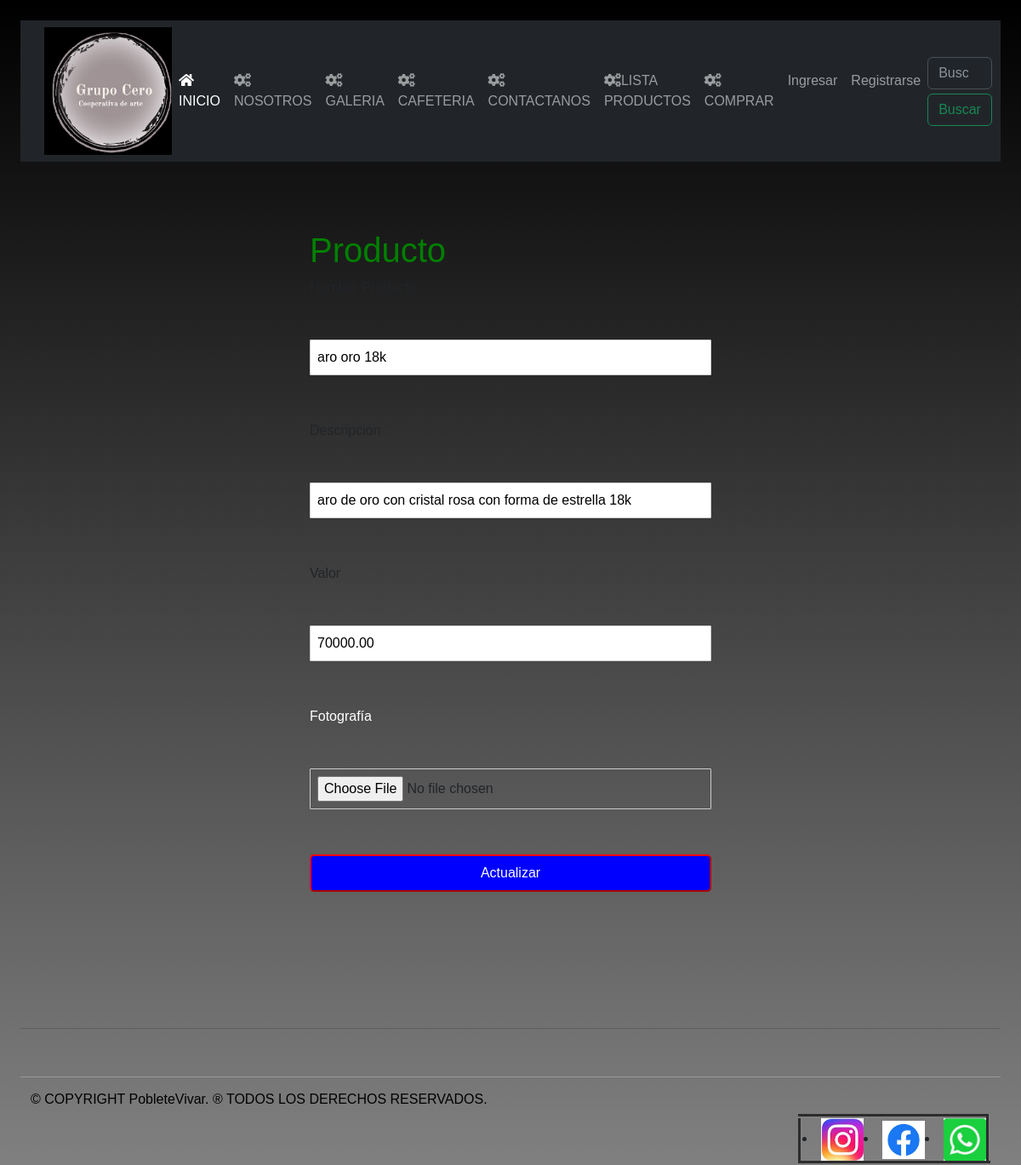
Screenshot of /actualizar/11/ with the database file from the repository.
### appcafeteria/models.py (models this page shows)
class Producto(models.Model):
    nombre = models.CharField(max_length=100)
    descripcion = models.TextField(max_length=40)
    valor = models.DecimalField(max_digits=8, decimal_places=2)
    fotografia = models.ImageField(upload_to='Septima', default='default.jpg')

### appcafeteria/views.py (the view)
# urls.py: path('actualizar/<int:id>/',actualizar,name='actualizar'),
def actualizar(request,id):
    pro=Producto.objects.get(id=id)
    return render(request,'actualizar.html',{'pro':pro})

### appcafeteria/templates/actualizar.html (shortened to what this page needs)
{% extends 'base.html' %}
{% load static %}
{% block content %}
<div class="container2">
    <h1>Producto</h1>
    <form action="{% url 'actualizarrec' pro.id %}" method="post">
        <label for="nombre">Nombre Producto</label><br><br>
        <input type="text" name="nombre" value="{{pro.nombre}}"><br><br>
        <label for="descripcion">Descripcion</label><br><br>
        <input type="text" name="descripcion" value="{{pro.descripcion}}"><br><br>
        <label for="valor">Valor</label><br><br>
        <input type="text" name="valor" value="{{pro.valor}}"><br><br>
        <label for="fotografia" style="color: white;">Fotografía</label><br><br>
        <input type="file" name="fotografia"><br><br>
        <button type="submit" id="new1">Actualizar</button>
    </form>
</div>
{% endblock %}

### appcafeteria/static/css/home.css (style rules this page uses)
* { margin: 0; padding: 0; box-sizing: border-box; }

### appcafeteria/static/css/Quinta.css (style rules this page uses)
form { display: flex; flex-direction: column; max-width: 500px; margin: 0 auto; }
label { margin-bottom: 1px; }
input, select { margin-bottom: 5px; padding: 1px; border: 1px solid #ccc; border-radius: 1px; }

### appcafeteria/static/css/register.css (style rules this page uses)
body { background-color: #FCEFF0; margin: 0; padding: 0; font-family: Arial, sans-serif; }

### appcafeteria/static/css/agregar.css (style rules this page uses)
.container2 #new1 { background-color: blue; border-color: red; border-radius: 5px; padding: 8px; color: white; }
h1 { color: green; }
.container2 input { padding: 8px; }
.container2 { margin: 80px 240px 60px 240px; padding: 0px 100px 100px 100px; }

### rows the page displays
Producto: nombre "aro oro 18k", descripcion "aro de oro con cristal rosa con forma de estrella 18k", valor "70000.00"
